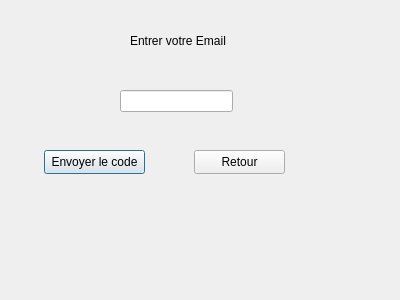
<?xml version="1.0" encoding="UTF-8"?>
<ui version="4.0">
 <class>DialogEmail</class>
 <widget class="QDialog" name="DialogEmail">
  <property name="geometry">
   <rect>
    <x>0</x>
    <y>0</y>
    <width>400</width>
    <height>300</height>
   </rect>
  </property>
  <property name="windowTitle">
   <string>Dialog</string>
  </property>
  <widget class="QLabel" name="label">
   <property name="geometry">
    <rect>
     <x>130</x>
     <y>30</y>
     <width>101</width>
     <height>21</height>
    </rect>
   </property>
   <property name="text">
    <string>Entrer votre Email</string>
   </property>
  </widget>
  <widget class="QLineEdit" name="lineEdit_email">
   <property name="geometry">
    <rect>
     <x>120</x>
     <y>90</y>
     <width>113</width>
     <height>22</height>
    </rect>
   </property>
  </widget>
  <widget class="QPushButton" name="btn_envoyer">
   <property name="geometry">
    <rect>
     <x>44</x>
     <y>150</y>
     <width>101</width>
     <height>24</height>
    </rect>
   </property>
   <property name="text">
    <string>Envoyer le code</string>
   </property>
  </widget>
  <widget class="QPushButton" name="btn_annuler">
   <property name="geometry">
    <rect>
     <x>194</x>
     <y>150</y>
     <width>91</width>
     <height>24</height>
    </rect>
   </property>
   <property name="text">
    <string>Retour</string>
   </property>
  </widget>
 </widget>
 <resources/>
 <connections/>
</ui>
